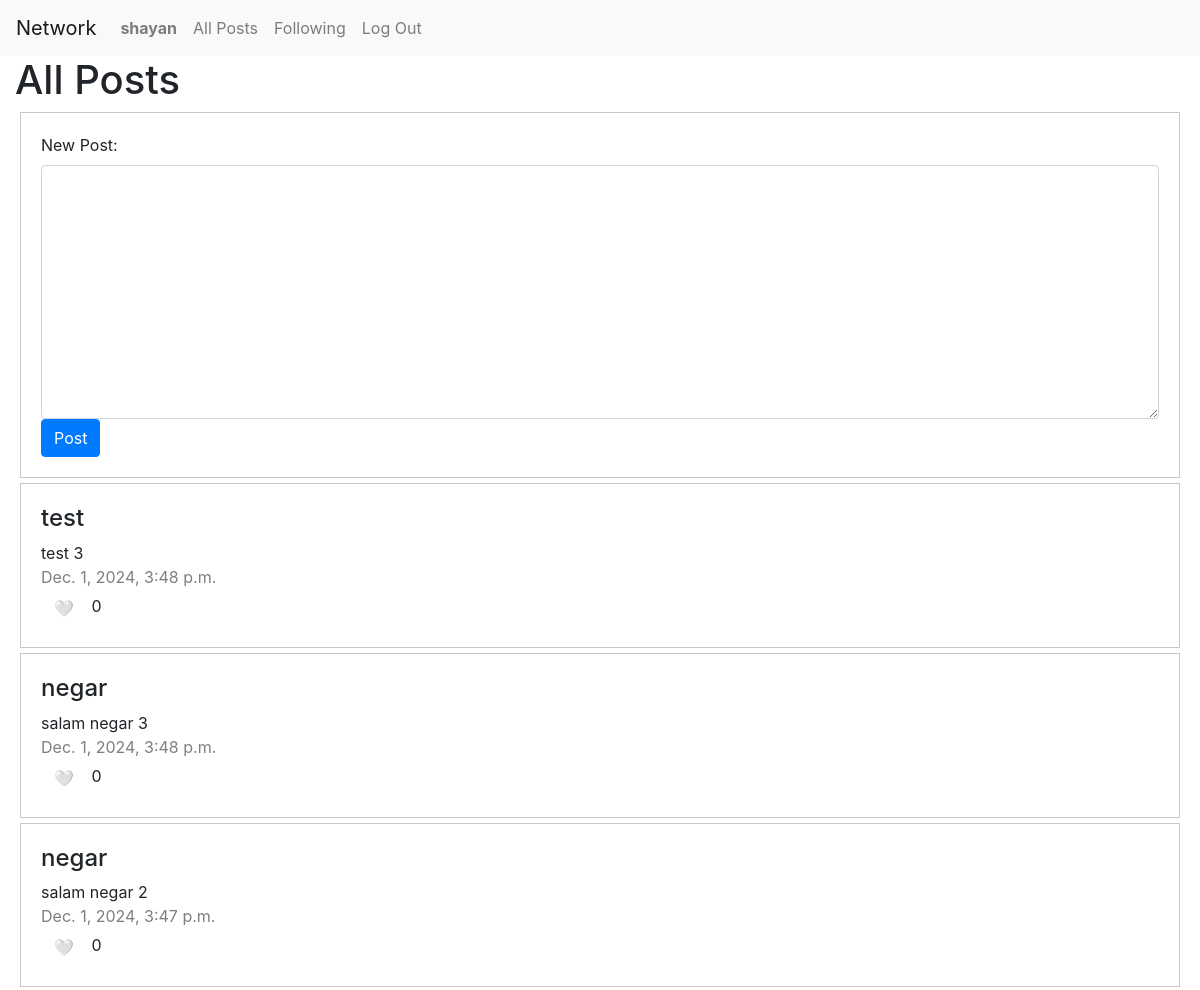
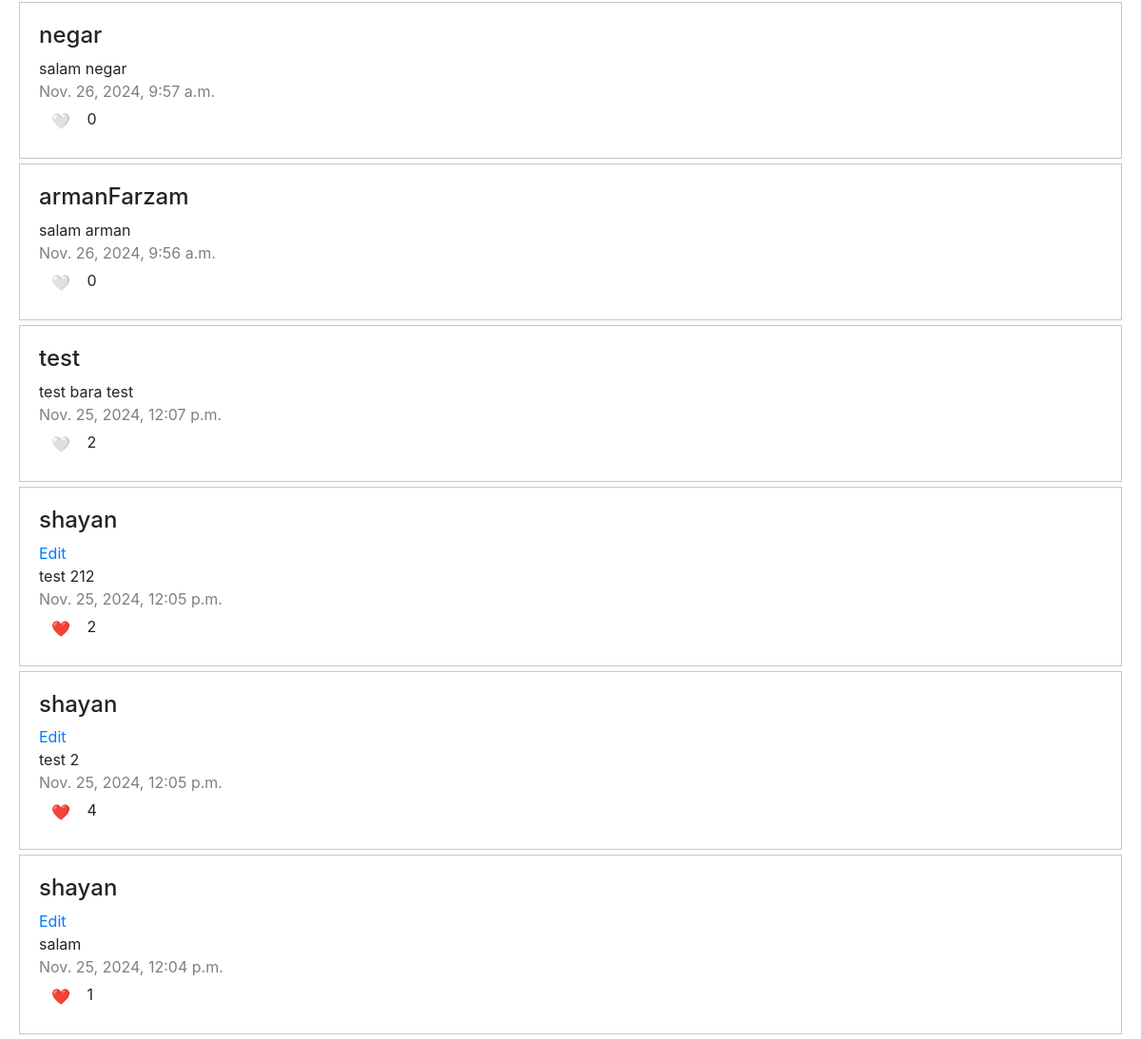
/ (signed in), run on the app's committed database (2 pictures, top to bottom).
### network/models.py (models this page shows, shortened)
class User(AbstractUser):
    pass
    def __str__(self):
        return self.username

class Posts(models.Model):
    user = models.ForeignKey(User, on_delete=models.CASCADE, verbose_name='user')
    content = models.TextField(verbose_name='post')
    date_posted = models.DateTimeField(auto_now_add=True, editable=False)
    like = models.IntegerField(default=0, verbose_name='like')

### network/views.py (the view)
# urls.py: path("", views.index, name="index"),
def index(request):
    if request.user.is_authenticated:
        if request.method == 'POST':
            form = PostForm(request.POST)
            if form.is_valid():
                content = form.cleaned_data.get('content')
                new_post = Posts(content=content, user=request.user)
                new_post.save()
                context = {
                    'form': PostForm(),
                    'posts': Posts.objects.all(),
                    'likes': Likes.objects.filter(user=request.user)
                }
                return redirect(reverse('index'))
    else:
        context = {
            'posts': Posts.objects.all().order_by('-id'),
        }
        return render(request, "network/index.html", context)
    likes = Likes.objects.all()
    t = []
    counter = []
    for like in likes:
        counter.append(like.post_id)
        if like.user_id == request.user.id:
            t.append(like.post_id)
    context = {
        'form': PostForm(),
        'posts': Posts.objects.all().order_by('-id'),
        'likes': Likes.objects.filter(user=request.user),
        't': t,
        "counter": counter
    }
    return render(request, "network/index.html", context)

### network/forms.py
class PostForm(forms.ModelForm):
    class Meta:
        model = Posts
        fields = ['content']
        widgets = {
            'content': forms.Textarea(attrs={
                'class': "form-control",
                'row': 2
            })
        }
        labels = {
            'content': 'New Post'
        }

### network/templates/network/index.html (shortened to what this page needs)
{% extends "network/layout.html" %}
{% block body %}
    <div class="col-md-12 ">
        <h1>All Posts</h1>
        {% if user.is_authenticated %}
        	<div class="new-post">
            <form action="" method="post">
                {{ form }}
                <button class="btn btn-primary" type="submit">Post</button>
            </form>
        </div>
        {% endif %}
    </div>
    <div class="col-md-12 ">
            {% for post in posts %}
                <div class="new-post">
                    {% if post.user.username %}
                        <h4>{{ post.user }}</h4>
                        {% else %}
                        <h4>{{ post.user.email }}</h4>
                    {% endif %}
                    {% if post.user == user %}
                        <div><a href="{% url 'edit-post' pk=post.id %}">Edit</a></div>
                    {% endif %}
                    <div>{{ post.content }}</div>
                    <div id="post-date">{{ post.date_posted }}</div>
                    <div id="count">
                            {% if user.is_authenticated %}
                                {% if post.id in t %}
                            <button id="but_{{ post.id }}" value="like" class="btn btn-link" onclick="like({{ post.id }})">
                            ❤️
                            </button>
                        {% else %}
                            <button id="but_{{ post.id }}" value="dislike" class="btn btn-link" onclick="like({{ post.id }})">
                            🤍
                            </button>
                        {% endif %}
                            <span id="like_count_{{ post.id }}">{{ post.like }}</span>
                            {% endif %}
                    </div>
            	</div>
            {% endfor %}
    </div>
{% endblock %}

### network/templates/network/layout.html (shortened to what this page needs)
{% load static %}
<!DOCTYPE html>
<html lang="en">
    <head>
        <link rel="stylesheet" href="https://stackpath.bootstrapcdn.com/bootstrap/4.4.1/css/bootstrap.min.css">
        <link href="{% static 'network/styles.css' %}" rel="stylesheet">
        <link rel="stylesheet" href="https://cdnjs.cloudflare.com/ajax/libs/font-awesome/4.7.0/css/font-awesome.min.css">
    </head>
    <body>
        <nav class="navbar navbar-expand-lg navbar-light bg-light">
            <a class="navbar-brand" href="#">Network</a>
            <div>
              <ul class="navbar-nav mr-auto">
                {% if user.is_authenticated %}
                    <li class="nav-item">
                        <a class="nav-link" href="{% url 'profile'  %}"><strong>{{ user.username }}</strong></a>
                    </li>
                {% endif %}
                <li class="nav-item">
                  <a class="nav-link" href="{% url 'index' %}">All Posts</a>
                </li>
                {% if user.is_authenticated %}
                    <li class="nav-item">
                        <a class="nav-link" href="{% url 'following'  %}">Following</a>
                    </li>
                    <li class="nav-item">
                        <a class="nav-link" href="{% url 'logout' %}">Log Out</a>
                    </li>
                {% endif %}
              </ul>
            </div>
          </nav>
        <div class="body">
            {% block body %}
            {% endblock %}
        </div>
    </body>
</html>

### network/static/network/styles.css (style rules this page uses)
.new-post { margin: 5px; padding: 20px; border: solid 1px #c7c7c7; }
#post-date { color: #807f7f; }

### data on the page
User: username "shayan"
Posts: user "test", content "test 3", date_posted "Dec. 1, 2024, 3:48 p.m.", like "0"
Posts: user "negar", content "salam negar 3", date_posted "Dec. 1, 2024, 3:48 p.m.", like "0"
Posts: user "negar", content "salam negar 2", date_posted "Dec. 1, 2024, 3:47 p.m.", like "0"
Posts: user "negar", content "salam negar", date_posted "Nov. 26, 2024, 9:57 a.m.", like "0"
Posts: user "armanFarzam", content "salam arman", date_posted "Nov. 26, 2024, 9:56 a.m.", like "0"
Posts: user "test", content "test bara test", date_posted "Nov. 25, 2024, 12:07 p.m.", like "2"
Posts: user "shayan", shows "Edit", content "test 212", date_posted "Nov. 25, 2024, 12:05 p.m.", like "2"
Posts: user "shayan", shows "Edit", content "test 2", date_posted "Nov. 25, 2024, 12:05 p.m.", like "4"
Posts: user "shayan", shows "Edit", content "salam", date_posted "Nov. 25, 2024, 12:04 p.m.", like "1"
